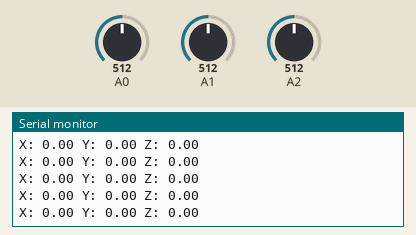
The sketch below on a simulated Arduino Uno, built with avr-gcc and run on an emulated ATmega328P. Parts: the last lines printed to the serial monitor. The test bench sets the inputs (shaded band); at power-on: A0 = 512, A1 = 512, A2 = 512.

Above: at 1.2 s.
1.3 s: A0 set to 716
At 1.33 s:
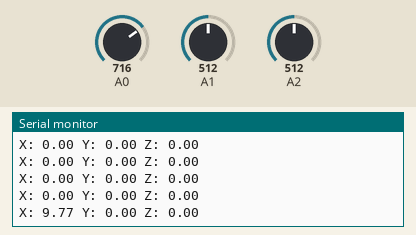
2.8 s: A1 set to 716
At 2.85 s:
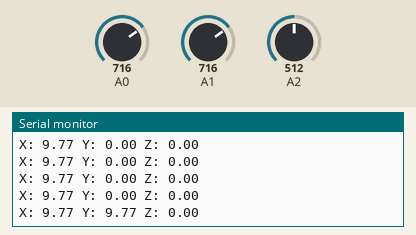
4.3 s: A2 set to 716
At 4.38 s:
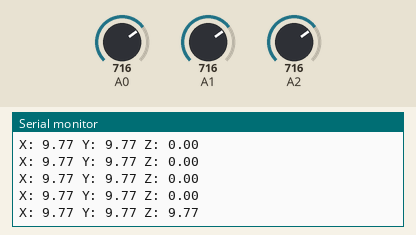
5.8 s: A0 set to 900
At 5.8 s:
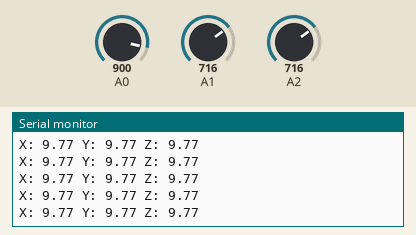
7.3 s: A1 set to 734
At 7.33 s:
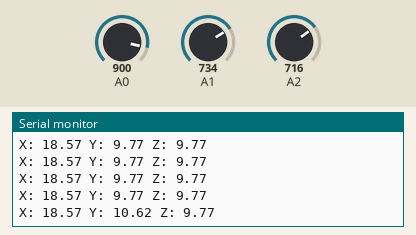
10.3 s: A2 set to 900
At 10.39 s:
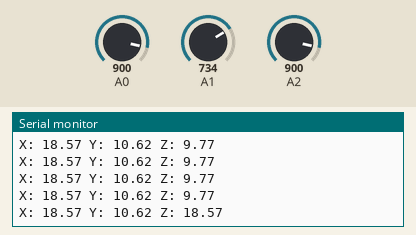
Timing chart, 0 to 12.8 s (numbered marks = the images above; inputs shaded):
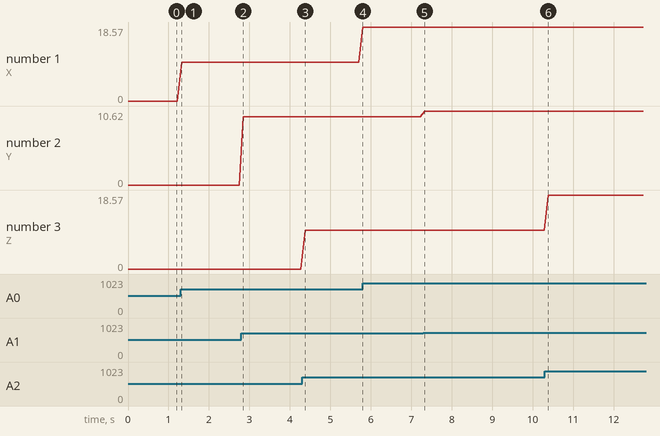

The sketch:

Accel.ino
```cpp
// 地球の重力である1Gの加速度(m/s^2)
float ms2 = 9.80665;
// 電源電圧5V時のオフセット電圧(0G=2.5V=2500mv)
float offset_voltage = 2500.0;

void setup() {
  Serial.begin(9600);
}

void loop() {
  long x, y, z;
  x = (analogRead(A0) / 1024.0) * 5.0 * 1000;
  y = (analogRead(A1) / 1024.0) * 5.0 * 1000;
  z = (analogRead(A2) / 1024.0) * 5.0 * 1000;
  x = x - offset_voltage;
  y = y - offset_voltage;
  z = z - offset_voltage;
  float xg = x / 1000.0;
  float yg = y / 1000.0;
  float zg = z / 1000.0;
  Serial.print("X: ");
  Serial.print(xg * ms2);
  Serial.print(" Y: ");
  Serial.print(yg * ms2);
  Serial.print(" Z: ");
  Serial.println(zg * ms2);
  delay(100);
}
```

Measured:
- after the input at 1.3 s, the serial monitor: prints a new line at once (image 1)
- after the input at 2.8 s, the serial monitor: prints a new line after 0.05 s (image 2)
- after the input at 4.3 s, the serial monitor: prints a new line after 0.08 s (image 3)
- after the input at 7.3 s, the serial monitor: prints a new line at once (image 5)
- after the input at 10.3 s, the serial monitor: prints a new line after 0.08 s (image 6)
- plotted number 1: 0 → 9.77 after the input at 1.3 s, 9.77 → 18.57 after the input at 5.8 s
- plotted number 2: 9.77 → 10.62 after the input at 7.3 s
